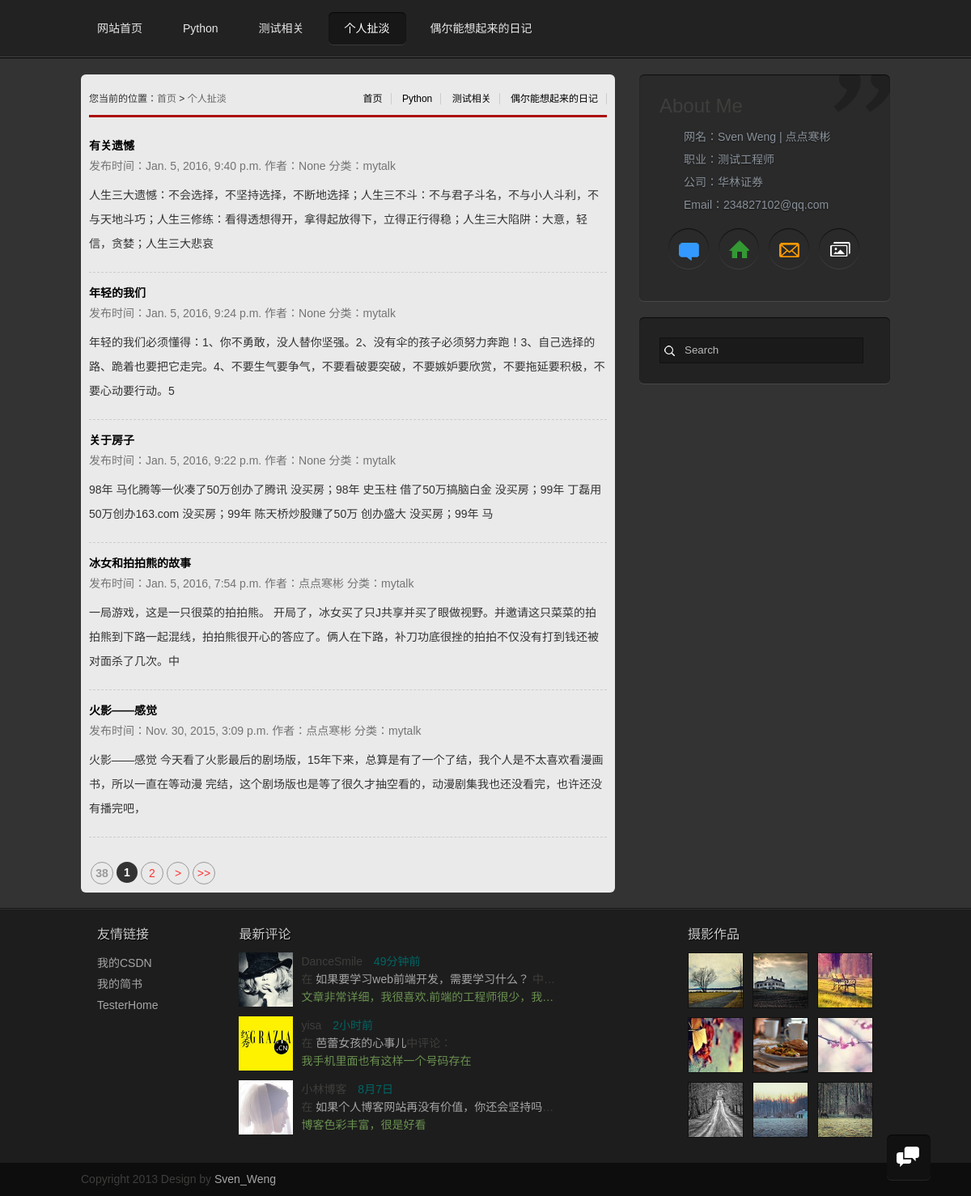
The app's page /grzx/mytalk/, older data.
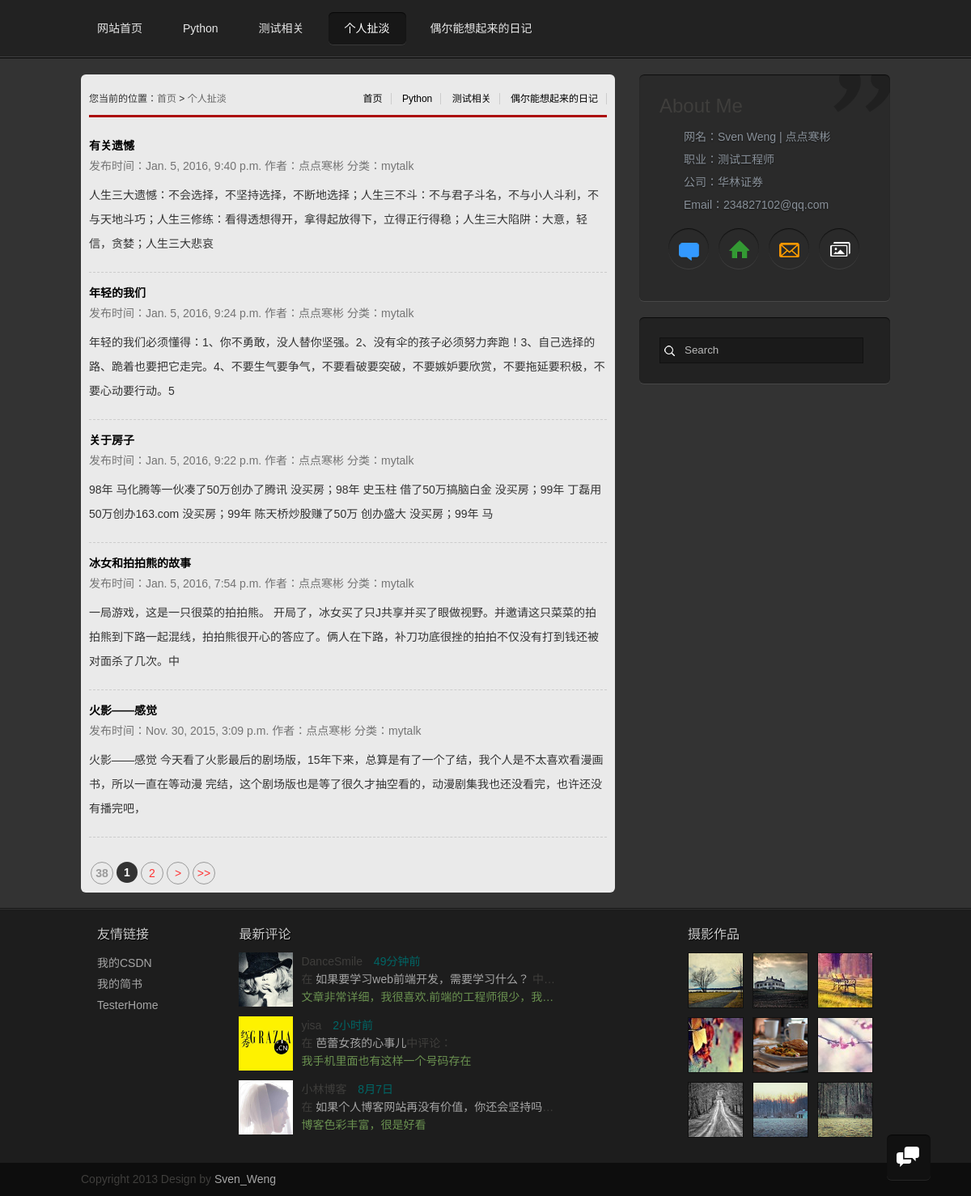
The same page, newer data.
### grzx/models.py (models this page shows)
class BlogBody(models.Model):
    blog_title = models.CharField(max_length=50)
    blog_body = models.TextField()
    blog_type = models.CharField(max_length=50)
    blog_timestamp = models.DateTimeField()
    blog_imgurl = models.CharField(max_length=50, blank=True, null=True)
    blog_author = models.CharField(max_length=20, null=True)
    blog_ismarkdown = models.CharField(max_length=1, null=True)
    blog_like = models.IntegerField(null=True)
    blog_clicknum = models.IntegerField(null=True)

### grzx/views.py (the view)
def mytalk(request):
    mytalk_blog = BlogBody.objects.filter(blog_type='mytalk')[::-1]
    return render(request, 'mytalk_list.html', {'mytalk_blog': mytalk_blog})

### grzx/templates/mytalk_list.html
{% extends "base.html" %}
{% block bodycontent %}
<div id="mainbody">
  <div class="blogs">
    <div class="newlist">
  <h2><span>
      <a href="/">首页</a>
      <a href="/grzx/Python">Python</a>
      <a href="/grzx/abouttest/">测试相关</a>
      <a href="/grzx/diary/">偶尔能想起来的日记</a>
</span>您当前的位置：<a href="/">首页</a>&nbsp;>&nbsp;<a href="/grzx/mytalk/">个人扯淡</a></h2>
<ul>
    {% for x in mytalk_blog %}
        <p class="ptit"><b><a href="{% url 'article' x.id %}"> {{ x.blog_title }}</a></b></p>
        <p class="ptime">发布时间：{{ x.blog_timestamp }} 作者：{{ x.blog_author }}  分类：{{ x.blog_type }} </p>
        <div class="pcon">{{ x.blog_body | slice:':100'}}</div>
        <div class="line"></div>
    {% endfor %}
</ul>
<div class="page">
    <a title="Total record"><b>38</b></a>
    <b>1</b><a href="/jstt/index_2.html">2</a>
    <a href="/jstt/index_2.html">></a>
    <a href="/jstt/index_2.html">>></a></div>
</div>
    <aside>
        <div class="card" style="width: 280px;position: fixed;z-index: 1;">
            <h1>About Me</h1>
            <p>网名：Sven Weng | 点点寒彬</p>
            <p>职业：测试工程师</p>
            <p>公司：华林证券</p>
            <p>Email：234827102@qq.com</p>
          <ul class="linkmore">
            <li><a href="/grzx/add_article" class="talk" title="给我留言"></a></li>
            <li><a href="/" class="address" title="联系地址"></a></li>
            <li><a href="/" class="email" title="给我写信"></a></li>
            <li><a href="/" class="photos" title="生活照片"></a></li>
          </ul>
        </div>
      <div class="search" style="position: relative;top: 300px;">
        <form class="searchform" method="get" action="#">
          <input type="text" name="s" value="Search" onfocus="this.value=''" onblur="this.value='Search'">
        </form>
      </div>
    </aside>
  </div>
</div>
{% endblock bodycontent %}

Row changes from the older to the newer data that the page shows:
changed BlogBody "有关遗憾": blog_author "None" → "点点寒彬"
changed BlogBody "年轻的我们": blog_author "None" → "点点寒彬"
changed BlogBody "关于房子": blog_author "None" → "点点寒彬"
